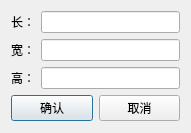
<?xml version="1.0" encoding="UTF-8"?>
<ui version="4.0">
 <class>setSizeDialog</class>
 <widget class="QDialog" name="setSizeDialog">
  <property name="geometry">
   <rect>
    <x>0</x>
    <y>0</y>
    <width>191</width>
    <height>133</height>
   </rect>
  </property>
  <property name="windowTitle">
   <string>请选择尺寸</string>
  </property>
  <layout class="QVBoxLayout" name="verticalLayout">
   <item>
    <layout class="QGridLayout" name="gridLayout">
     <item row="0" column="0">
      <widget class="QLabel" name="label">
       <property name="text">
        <string>长：</string>
       </property>
      </widget>
     </item>
     <item row="0" column="1">
      <widget class="QLineEdit" name="len_et"/>
     </item>
     <item row="1" column="0">
      <widget class="QLabel" name="label_2">
       <property name="text">
        <string>宽：</string>
       </property>
      </widget>
     </item>
     <item row="1" column="1">
      <widget class="QLineEdit" name="wid_et"/>
     </item>
     <item row="2" column="0">
      <widget class="QLabel" name="label_3">
       <property name="text">
        <string>高：</string>
       </property>
      </widget>
     </item>
     <item row="2" column="1">
      <widget class="QLineEdit" name="hei_et"/>
     </item>
    </layout>
   </item>
   <item>
    <layout class="QHBoxLayout" name="horizontalLayout">
     <item>
      <widget class="QPushButton" name="pushButton">
       <property name="text">
        <string>确认</string>
       </property>
      </widget>
     </item>
     <item>
      <widget class="QPushButton" name="pushButton_2">
       <property name="text">
        <string>取消</string>
       </property>
      </widget>
     </item>
    </layout>
   </item>
  </layout>
 </widget>
 <resources/>
 <connections/>
</ui>
